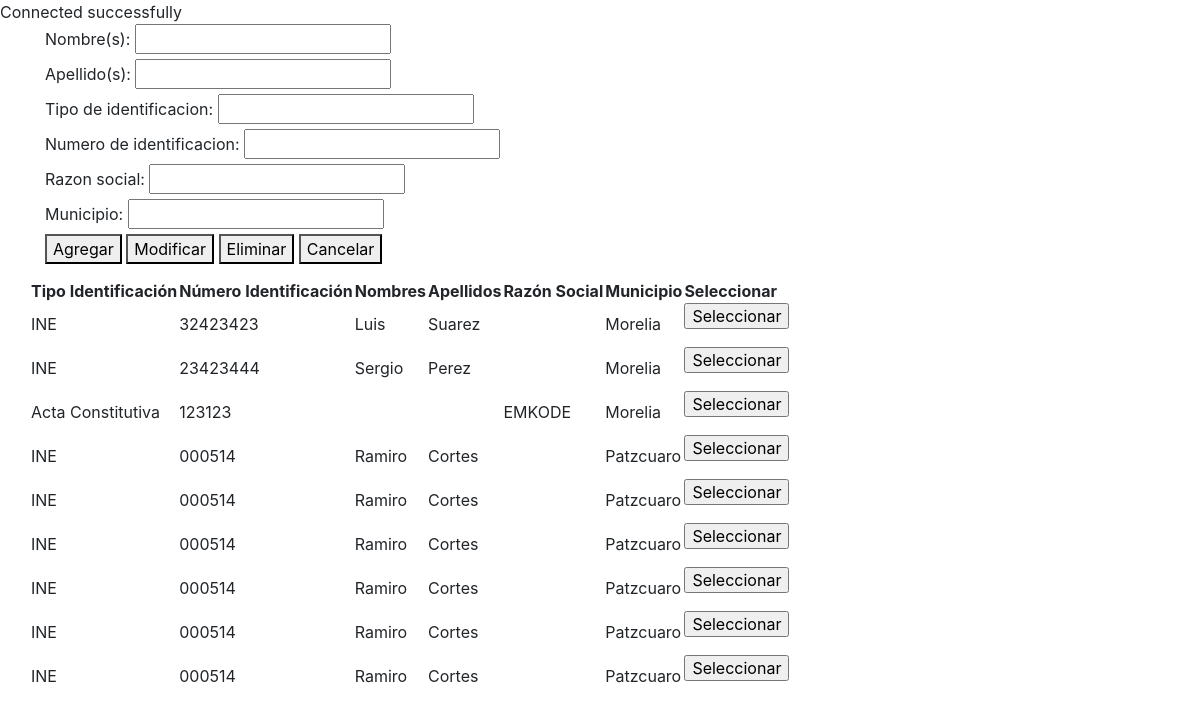
The page / on the database its author committed.
### tables this page shows
CREATE TABLE `cliente` (
  `ID` int(11) NOT NULL,
  `Tipo_de_identificacion` varchar(50) NOT NULL,
  `Numero_identificacion` varchar(50) NOT NULL,
  `Nombres` varchar(50) NOT NULL,
  `Apellidos` varchar(50) NOT NULL,
  `Razon_social` varchar(50) NOT NULL,
  `Municipio` varchar(50) NOT NULL
);

### index.php (the view, shortened to what this page needs)
<?php
    $txt_nombre = (isset($_POST['txt_nombre']))?$_POST['txt_nombre']:"";
    $txt_apellido = (isset($_POST['txt_apellido']))?$_POST['txt_apellido']:"";
    $txt_tipoI = (isset($_POST['txt_tipoI']))?$_POST['txt_tipoI']:"";
    $txt_numeroI = (isset($_POST['txt_numeroI']))?$_POST['txt_numeroI']:"";
    $txt_razonS = (isset($_POST['txt_razonS']))?$_POST['txt_razonS']:"";
    $txt_municipio = (isset($_POST['txt_municipio']))?$_POST['txt_municipio']:"";
    include("../Conexion/conexion.php");
    $sentencia_insert=$conn->prepare("SELECT * FROM cliente");
    $sentencia_insert->execute();
    $tabla_cliente=$sentencia_insert->fetchAll(PDO :: FETCH_ASSOC);
?>
<!DOCTYPE html>
<html lang="en">
<head>
    <link rel="stylesheet" href="https://cdn.jsdelivr.net/npm/bootstrap@4.6.2/dist/css/bootstrap.min.css">
</head>
<body>
    <div class="container">
        <form action="" method="post">
            <label for="">Nombre(s):</label>
            <input type="text" name="txt_nombre" value="<?php echo $txt_nombre?>" placeholder="" id="txt_nombre" requiere="">
            <br>
            <label for="">Apellido(s):</label>
            <input type="text" name="txt_apellido" value="<?php echo $txt_apellido?>" placeholder="" id="txt_apellido" requiere="">
            <br>
            <label for="">Tipo de identificacion:</label>
            <input type="text" name="txt_tipoI" value="<?php echo $txt_tipoI?>" placeholder="" id="txt_tipoI" requiere="">
            <br>
            <label for="">Numero de identificacion:</label>
            <input type="text" name="txt_numeroI" value="<?php echo $txt_numeroI?>" placeholder="" id="txt_numeroI" requiere="">
            <br>
            <label for="">Razon social:</label>
            <input type="text" name="txt_razonS" value="<?php echo $txt_razonS?>" placeholder="" id="txt_razonS" requiere="">
            <br>
            <label for="">Municipio:</label>
            <input type="text" name="txt_municipio" value="<?php echo $txt_municipio?>" placeholder="" id="txt_municipio" requiere="">
            <br>
            <button value="btn_agregar" type="submit" name="accion">Agregar</button>
            <button value="btn_modificar" type="submit" name="accion">Modificar</button>
            <button value="btn_eliminar" type="submit" name="accion">Eliminar</button>
            <button value="btn_cancelar" type="submit" name="accion">Cancelar</button>
        </form>
        <div class = "row">
            <table>
                <thead>
                    <tr>
                        <th>Tipo Identificación</th>
                        <th>Número Identificación</th>
                        <th>Nombres</th>
                        <th>Apellidos</th>
                        <th>Razón Social</th>
                        <th>Municipio</th>
                        <th>Seleccionar</th>
                    </tr>
                </thead>
                <?php
                    foreach($tabla_cliente as $cliente){ ?>
                        <tr>
                            <td><?php echo $cliente['Tipo_de_identificacion']; ?></td>
                            <td><?php echo $cliente['Numero_identificacion']; ?> </td>
                            <td><?php echo $cliente['Nombres']; ?></td>
                            <td><?php echo $cliente['Apellidos']; ?></td>
                            <td><?php echo $cliente['Razon_social']; ?></td>
                            <td><?php echo $cliente['Municipio']; ?></td>
                            <td>
                                <form action="" method="post">
                                    <input type="submit" value="Seleccionar" name="accion">
                                </form>
                            </td>
                        </tr>
                <?php  }  ?>
            </table>
        </div>
    </div>
</body>
</html>

### rows shown on the page
cliente: Tipo_de_identificacion "INE", Numero_identificacion "32423423", Nombres "Luis", Apellidos "Suarez", Municipio "Morelia"
cliente: Tipo_de_identificacion "INE", Numero_identificacion "23423444", Nombres "Sergio", Apellidos "Perez", Municipio "Morelia"
cliente: Tipo_de_identificacion "Acta Constitutiva", Numero_identificacion "123123", Razon_social "EMKODE", Municipio "Morelia"
cliente: Tipo_de_identificacion "INE", Numero_identificacion "000514", Nombres "Ramiro", Apellidos "Cortes", Municipio "Patzcuaro"
cliente: Tipo_de_identificacion "INE", Numero_identificacion "000514", Nombres "Ramiro", Apellidos "Cortes", Municipio "Patzcuaro"
cliente: Tipo_de_identificacion "INE", Numero_identificacion "000514", Nombres "Ramiro", Apellidos "Cortes", Municipio "Patzcuaro"
cliente: Tipo_de_identificacion "INE", Numero_identificacion "000514", Nombres "Ramiro", Apellidos "Cortes", Municipio "Patzcuaro"
cliente: Tipo_de_identificacion "INE", Numero_identificacion "000514", Nombres "Ramiro", Apellidos "Cortes", Municipio "Patzcuaro"
cliente: Tipo_de_identificacion "INE", Numero_identificacion "000514", Nombres "Ramiro", Apellidos "Cortes", Municipio "Patzcuaro"
